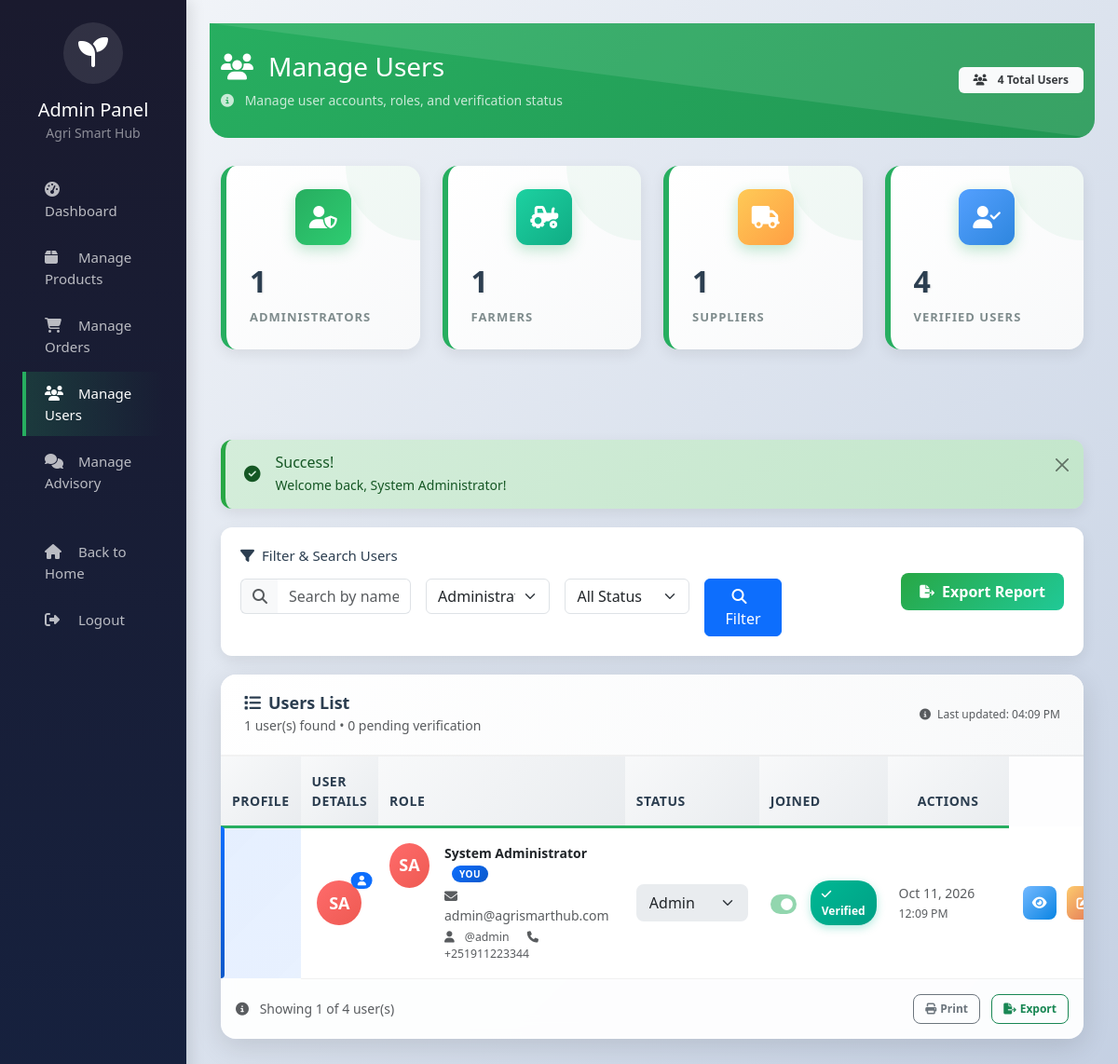
/admin/manage_users.php?role=admin (signed in), run on the app's committed database.
### tables this page shows
CREATE TABLE IF NOT EXISTS users (
    id INT AUTO_INCREMENT PRIMARY KEY,
    username VARCHAR(50) UNIQUE NOT NULL,
    email VARCHAR(100) UNIQUE NOT NULL,
    password VARCHAR(255) NOT NULL,
    full_name VARCHAR(100),
    phone VARCHAR(20),
    address TEXT,
    profile_image VARCHAR(255) DEFAULT 'default_profile.jpg',
    role ENUM('admin', 'farmer', 'supplier', 'customer') DEFAULT 'customer',
    status ENUM('active', 'inactive', 'suspended') DEFAULT 'active',
    email_verified TINYINT(1) DEFAULT 0,
    last_login TIMESTAMP NULL,
    created_at TIMESTAMP DEFAULT CURRENT_TIMESTAMP,
    updated_at TIMESTAMP DEFAULT CURRENT_TIMESTAMP ON UPDATE CURRENT_TIMESTAMP
);

### admin/manage_users.php (the view, shortened to what the rows shown need)
<?php
$role_filter = isset($_GET['role']) ? $_GET['role'] : '';
$query = "SELECT * FROM users WHERE 1=1";
$params = [];
if (!empty($role_filter) && $role_filter != 'all') {
    $query .= " AND role = ?";
    $params[] = $role_filter;
}
$query .= " ORDER BY created_at DESC";
try {
    $stmt = $pdo->prepare($query);
    $stmt->execute($params);
    $users = $stmt->fetchAll(PDO::FETCH_ASSOC);
} catch (PDOException $e) {
    $users = [];
    $_SESSION['error'] = 'Error fetching users: ' . $e->getMessage();
}
$roles = ['admin', 'farmer', 'supplier', 'customer'];
function getInitials($name) {
    $names = explode(' ', $name);
    $initials = '';
    foreach ($names as $name) {
        $initials .= strtoupper(substr($name, 0, 1));
        if (strlen($initials) >= 2) break;
    }
    return substr($initials, 0, 2);
}
?>
<!DOCTYPE html>
<html lang="en">
<head>
    <link href="https://cdn.jsdelivr.net/npm/bootstrap@5.3.0/dist/css/bootstrap.min.css" rel="stylesheet">
    <link rel="stylesheet" href="https://cdnjs.cloudflare.com/ajax/libs/font-awesome/6.4.0/css/all.min.css">
</head>
<body>
    <div class="container-fluid">
        <div class="row">
            <div class="col-md-9 col-lg-10 ms-auto main-content">
                <div class="dashboard-header">
                    <div class="container">
                        <div class="row align-items-center">
                            <div class="col-md-8">
                                <h1 class="h3 mb-2"><i class="fas fa-users me-3"></i>Manage Users</h1>
                            </div>
                        </div>
                    </div>
                </div>
                <div class="container">
                    <div class="card glass-card">
                        <div class="card-body p-0">
                            <div class="table-responsive">
                                <table class="table table-hover mb-0">
                                    <thead>
                                        <tr>
                                            <th class="profile-img-td text-center">Profile</th>
                                            <th>User Details</th>
                                            <th>Role</th>
                                            <th>Status</th>
                                            <th>Joined</th>
                                            <th class="actions-column text-center">Actions</th>
                                        </tr>
                                    </thead>
                                    <tbody>
                                        <?php if(count($users) > 0): ?>
                                            <?php foreach($users as $index => $user):
                                                $is_current_user = ($user['id'] == $_SESSION['user_id']);
                                                $initials = getInitials($user['full_name']);
                                                $avatar_class = 'avatar-' . $user['role'];
                                                $status = $user['email_verified'] ? 'verified' : 'pending';
                                                $status_text = $user['email_verified'] ? 'Verified' : 'Pending';
                                                $created_date = date('M d, Y', strtotime($user['created_at']));
                                                $created_time = date('h:i A', strtotime($user['created_at']));
                                            ?>
                                            <tr class="<?php echo $is_current_user ? 'current-user-row' : ''; ?> fade-in-up" style="animation-delay: <?php echo $index * 0.1; ?>s">
                                                <td class="profile-img-td text-center">
                                                    <div class="position-relative d-inline-block">
                                                        <div class="profile-img-container">
                                                            <div class="profile-img-fallback <?php echo $avatar_class; ?>" style="display: none;">
                                                                <?php echo $initials; ?>
                                                            </div>
                                                        </div>
                                                        <?php if($is_current_user): ?>
                                                            <span class="position-absolute top-0 start-100 translate-middle badge rounded-pill bg-primary">
                                                                <i class="fas fa-user"></i>
                                                            </span>
                                                        <?php endif; ?>
                                                    </div>
                                                </td>
                                                <td>
                                                    <div class="d-flex align-items-start">
                                                        <div class="profile-img-fallback <?php echo $avatar_class; ?> d-none d-md-flex me-3">
                                                            <?php echo $initials; ?>
                                                        </div>
                                                        <div>
                                                            <div class="fw-bold mb-1">
                                                                <?php echo htmlspecialchars($user['full_name']); ?>
                                                                <?php if($is_current_user): ?>
                                                                    <span class="you-badge ms-2">You</span>
                                                                <?php endif; ?>
                                                            </div>
                                                            <div class="text-muted mb-1">
                                                                <i class="fas fa-envelope me-2"></i>
                                                                <?php echo htmlspecialchars($user['email']); ?>
                                                            </div>
                                                            <div class="text-muted small">
                                                                <i class="fas fa-user me-2"></i>
                                                                @<?php echo htmlspecialchars($user['username']); ?>
                                                                <?php if(!empty($user['phone'])): ?>
                                                                    <span class="ms-3">
                                                                        <i class="fas fa-phone me-1"></i>
                                                                        <?php echo htmlspecialchars($user['phone']); ?>
                                                                    </span>
                                                                <?php endif; ?>
                                                            </div>
                                                        </div>
                                                    </div>
                                                </td>
                                                <td>
                                                    <form method="POST" action="" class="d-inline-block">
                                                        <select name="role" class="form-select action-dropdown"
                                                                onchange="this.closest('form').submit()"
                                                                <?php echo $is_current_user ? 'disabled' : ''; ?>>
                                                            <?php foreach($roles as $role): ?>
                                                                <option value="<?php echo $role; ?>"
                                                                    <?php echo $user['role'] == $role ? 'selected' : ''; ?>
                                                                    style="color: <?php echo $user['role'] == $role ? '#27ae60' : 'inherit'; ?>; font-weight: <?php echo $user['role'] == $role ? 'bold' : 'normal'; ?>;">
                                                                    <?php echo ucfirst($role); ?>
                                                                </option>
                                                            <?php endforeach; ?>
                                                        </select>
                                                    </form>
                                                </td>
                                                <td>
                                                    <form method="POST" action="" class="verification-form">
                                                        <div class="verification-switch">
                                                            <div class="form-check form-switch">
                                                                <input class="form-check-input" type="checkbox" role="switch"
                                                                       name="email_verified" value="1"
                                                                       <?php echo ($user['email_verified'] == 1) ? 'checked' : ''; ?>
                                                                       onchange="this.closest('form').submit()"
                                                                       <?php echo $is_current_user ? 'disabled' : ''; ?>>
                                                            </div>
                                                            <span class="status-badge <?php echo 'status-' . $status; ?>">
                                                                <i class="fas fa-<?php echo $status == 'verified' ? 'check' : 'clock'; ?> me-1"></i>
                                                                <?php echo $status_text; ?>
                                                            </span>
                                                        </div>
                                                    </form>
                                                </td>
                                                <td>
                                                    <div class="text-muted" data-bs-toggle="tooltip" title="<?php echo $user['created_at']; ?>">
                                                        <div><?php echo $created_date; ?></div>
                                                        <small class="text-muted">
                                                            <?php echo $created_time; ?>
                                                        </small>
                                                    </div>
                                                </td>
                                                <td class="actions-column text-center">
                                                    <div class="d-flex justify-content-center">
                                                        <?php
                                                        $profile_urls = [
                                                            SITE_URL . '/pages/profile.php?user_id=' . $user['id'],
                                                            SITE_URL . '/profile.php?id=' . $user['id'],
                                                            'profile.php?id=' . $user['id']
                                                        ];
                                                        $view_url = $profile_urls[0];
                                                        ?>
                                                        <a href="<?php echo $view_url; ?>"
                                                           class="btn action-btn action-btn-view me-2"
                                                           title="View Profile" target="_blank">
                                                            <i class="fas fa-eye"></i>
                                                        </a>
                                                        <?php
                                                        $edit_url = '';
                                                        $edit_paths = [
                                                            'edit_user.php',
                                                            '../admin/edit_user.php',
                                                            'pages/edit_user.php'
                                                        ];
                                                        foreach ($edit_paths as $path) {
                                                            if (file_exists($path) || file_exists(__DIR__ . '/' . $path)) {
                                                                $edit_url = $path . '?id=' . $user['id'];
                                                                break;
                                                            }
                                                        }
                                                        ?>
                                                        <a href="<?php echo $edit_url; ?>"
                                                           class="btn action-btn action-btn-edit me-2"
                                                           title="Edit User">
                                                            <i class="fas fa-edit"></i>
                                                        </a>
                                                    </div>
                                                </td>
                                            </tr>
                                            <?php endforeach; ?>
                                        <?php endif; ?>
                                    </tbody>
                                </table>
                            </div>
                        </div>
                    </div>
                </div>
            </div>
        </div>
    </div>
</body>
</html>

### data on the page
users: full_name "SA", full_name "System Administrator", shows "YOU", email "admin@agrismarthub.com", username "admin", phone "+251911223344", role "Admin", email_verified "☑", email_verified "Verified", created_at "Oct 11, 2026", created_at "12:09 PM"

### other printed values
$total_users "4"
$admins_count "1"
$farmers_count "1"
$suppliers_count "1"
$verified_count "4"
$_SESSION['success'] "Welcome back, System Administrator!"
count($users) "1"
$pending_count "0"
form field status "All Status"
